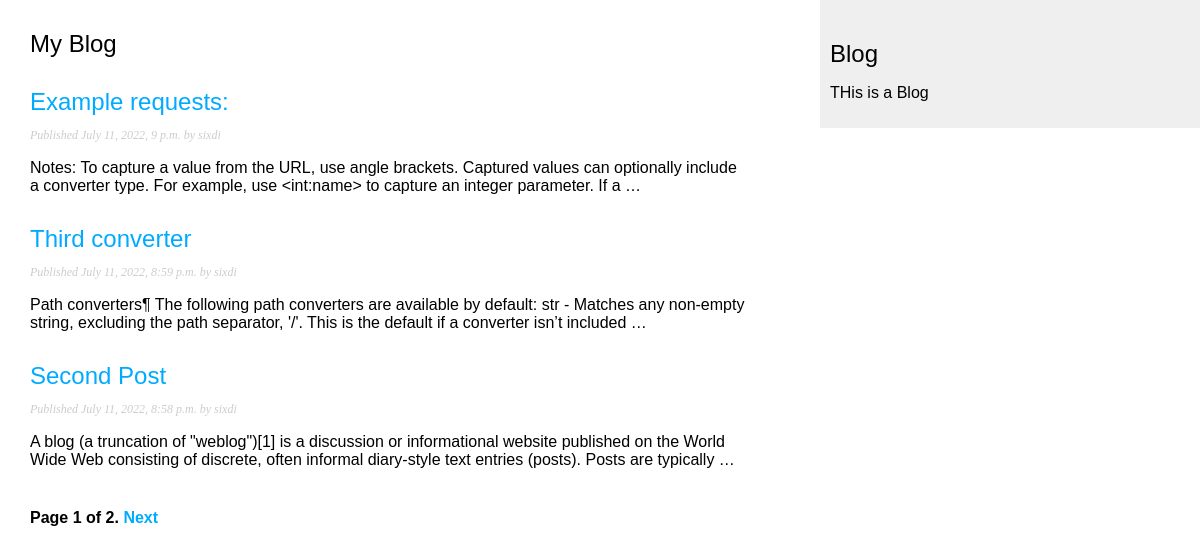
/blog/, run on an earlier commit of the app's database.
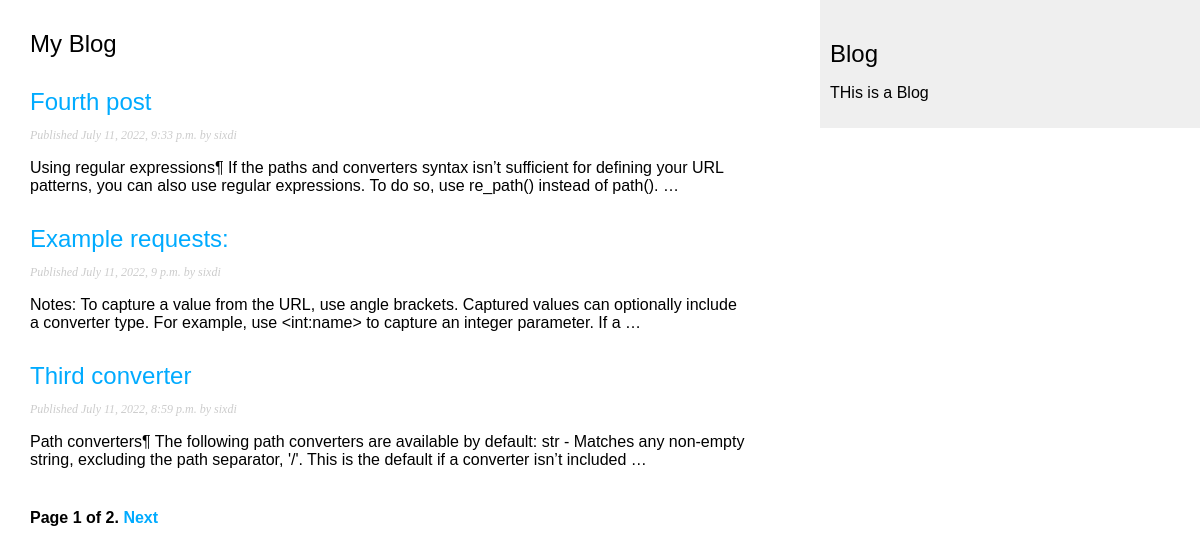
And on a later commit of the database.
### blog/models.py (models this page shows, shortened)
class Post(models.Model):
    STATUS_CHOICE = (
        ('draft', 'Draft'),
        ('published', 'Published'),
    )
    title = models.CharField(max_length=250)
    slug = models.SlugField(max_length=250, unique_for_date='publish')
    author = models.ForeignKey(User, on_delete=models.CASCADE, related_name='blog_posts')
    body = models.TextField()
    publish = models.DateTimeField(default=timezone.now)
    created = models.DateTimeField(auto_now_add=True)
    updated = models.DateTimeField(auto_now=True)
    status = models.CharField(max_length=10, choices=STATUS_CHOICE, default='draft')
    class Meta:
        ordering = ('-publish', )
    objects = models.Manager()
    published = PublishedManager()
    def get_absolute_url(self):
        return reverse('blog:post_detail', args=[
            self.publish.year,
            self.publish.month,
            self.publish.day, self.slug
        ])

### blog/views.py (the view)
# urls.py: path('', views.post_list, name='post_list'),
def post_list(request):
    posts = Post.published.all()
    per_page = 3
    paginator = Paginator(object_list=posts, per_page=per_page)
    page = request.GET.get('page')
    try:
        posts = paginator.page(page)
    except PageNotAnInteger:
        posts = paginator.page(1)
    except EmptyPage:
        posts = paginator.page(paginator.num_pages)
    context = {
        'page': page,
        'posts': posts,
    }
    return render(request, 'blog/post/list.html', context=context)

### blog/models.py (called while the page is built)
    def get_queryset(self):
        return super(PublishedManager, self).get_queryset().filter(status='published')

### templates/blog/post/list.html (shortened to what this page needs)
{% extends 'blog/base.html' %}
{% block content %}
    <h2>My Blog</h2>
    {% for post in posts %}
        <h2>
            <a href="{{ post.get_absolute_url }}">
                {{post.title}}
            </a>
        </h2>
        <p class="date">
            Published {{ post.publish }} by {{ post.author }}
        </p>
        {{ post.body|truncatewords:30|linebreaks}}
    {% endfor %}
    {% include "blog/post/pagination.html" with page=posts %}
{% endblock %}

What changed in the data, as far as the page shows it:
no longer on this page (row unchanged): Post: title "Second Post", publish "July 11, 2022, 8:58 p.m.", author "sixdi", body "A blog (a truncation of \"weblog\")[1] is a discussion or informational website published on the World Wide Web consisting of discrete, often informal diary-style text entries (posts). Posts are typically …"
added Post: title "Fourth post", publish "July 11, 2022, 9:33 p.m.", author "sixdi", body "Using regular expressions¶ If the paths and converters syntax isn’t sufficient for defining your URL patterns, you can also use regular expressions. To do so, use re_path() instead of path(). …"
